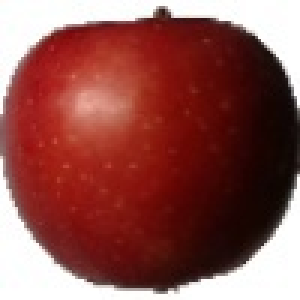
#> input picture fruits-360/Training/Apple Braeburn/109_100.jpg, 100 x 100 px (shown 3 times larger); its folder holds only this picture in this run
$ python global.py   (Python 2 division)   (older library calls are emulated)
#> lines starting #> are read from the running program, lines starting #| are printed output that depends on the picture
# organize imports
from sklearn.preprocessing import LabelEncoder
from sklearn.preprocessing import MinMaxScaler
import numpy as np
import mahotas
import cv2
import os
import h5py
import glob

# fixed-sizes for image
fixed_size = tuple((100, 100))

# path to training data
train_path = "fruits-360\\Training"

# no.of.trees for Random Forests
num_trees = 100

# bins for histogram
bins = 8

# train_test_split size
test_size = 0.10

# seed for reproducing same results
seed = 9


# feature-descriptor-1: Hu Moments
def fd_hu_moments(image):
    image = cv2.cvtColor(image, cv2.COLOR_BGR2GRAY)
    feature = cv2.HuMoments(cv2.moments(image)).flatten()
    return feature


# feature-descriptor-2: Haralick Texture
def fd_haralick(image):
    # convert the image to grayscale
    gray = cv2.cvtColor(image, cv2.COLOR_BGR2GRAY)
    # compute the haralick texture feature vector
    haralick = mahotas.features.haralick(gray).mean(axis=0)
    # return the result
    return haralick


# feature-descriptor-3: Color Histogram
def fd_histogram(image, mask=None):
    # convert the image to HSV color-space
    image = cv2.cvtColor(image, cv2.COLOR_BGR2HSV)
    # compute the color histogram
    hist = cv2.calcHist([image], [0, 1, 2], None, [bins, bins, bins], [0, 256, 0, 256, 0, 256])
    # normalize the histogram
    cv2.normalize(hist, hist)
    # return the histogram
    return hist.flatten()


# get the training labels
train_labels = os.listdir(train_path)

# sort the training labels
train_labels.sort()
print(train_labels)

# empty lists to hold feature vectors and labels
global_features = []
labels = []

i, j = 0, 0
k = 0

# # num of images per class
# images_per_class = 80

# %%time
# loop over the training data sub-folders
for training_name in train_labels:
    # join the training data path and each species training folder
    dir = os.path.join(train_path, training_name)

    # get the current training label
    current_label = training_name
    # print dir
    k = 1
    # loop over the images in each sub-folder
    for file in glob.glob(dir + "\\*.jpg"):
        # get the image file name
        print file

        # read the image and resize it to a fixed-size
        image = cv2.imread(file)
#> image is the input picture: shape (100, 100, 3); mean B, G, R 79.3, 83.5, 143.3
        image = cv2.resize(image, fixed_size)

        ####################################
        # Global Feature extraction
        ####################################
        fv_hu_moments = fd_hu_moments(image)
#> in fd_hu_moments, `image = cv2.cvtColor(image, cv2.COLOR_BGR2GRAY)`:
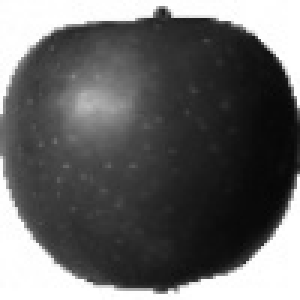
#> image: shape (100, 100) (shown 3 times larger); min 6, max 255, mean 100.9
#> in fd_hu_moments, `feature = cv2.HuMoments(cv2.moments(image)).flatten()`: feature = [0.00228, 3.21e-08, 3.18e-11, 2.2e-10, 8.31e-21, -2.78e-14, 1.65e-20]
#> fv_hu_moments has the same summary as feature in fd_hu_moments
#> (the run stopped early here; a loop or call above may not have finished)

$ run again, on fruits-360/Training/Apple Golden 1/175_100.jpg
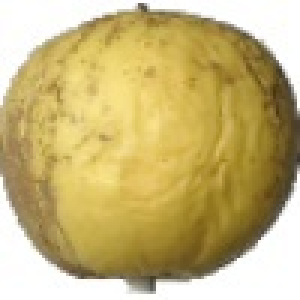
#> input picture fruits-360/Training/Apple Golden 1/175_100.jpg, 100 x 100 px (shown 3 times larger)
#> image is the input picture: shape (100, 100, 3); mean B, G, R 121.8, 181.1, 199.4
#> in fd_hu_moments, `image = cv2.cvtColor(image, cv2.COLOR_BGR2GRAY)`:
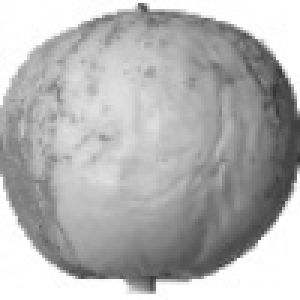
#> image: shape (100, 100) (shown 3 times larger); min 54, max 255, mean 179.8
#> feature = [0.000988, 1.69e-09, 1.87e-13, 4.07e-12, 2.5e-24, -1.05e-17, 2.53e-24]
#> fv_hu_moments has the same summary as feature in fd_hu_moments
